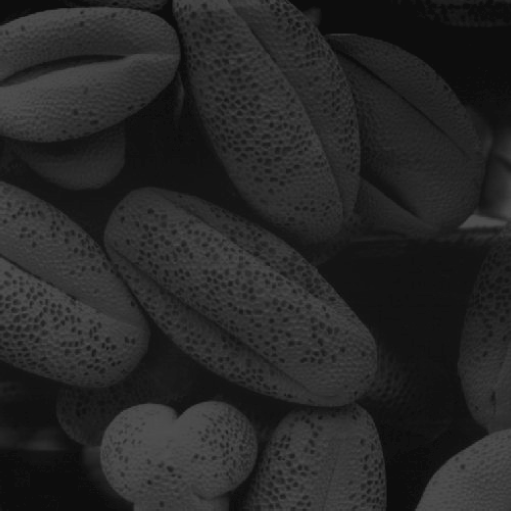
%> input picture 202204/MATLAB_CODES/data/Fig0208(a).tif, 1021 x 1021 px, given in place of Fig0203(a)(chest-xray).tif, which was not available (shown at 1/2 size)
$ octave a20220901_01.m   (GNU Octave 9; MATLAB toolbox functions it lacks are replaced by stand-ins)
%> lines starting %> are read from the running program, lines starting %| are printed output that depends on the picture; in (x1, y1, x2, y2) boxes, pixels count from 0 and x2, y2 are one past the last pixel; in counts of white or black regions, pixels touching at a corner belong together; the program's own positions count from 1; pictures that were not available may be replaced by others from this repository, and a replacement may not be noted
%% imshow
clc
clear

I =  imread('.\data\matlab_book_example_picture\dipum_images_ch02\Fig0203(a)(chest-xray).tif');
%> I is the input picture: size 1021x1021 uint8; min 13, max 83, mean 38.8
figure,subplot(121),imshow(I),subplot(122),imhist(I)
axis tight %% axis number a^10 values
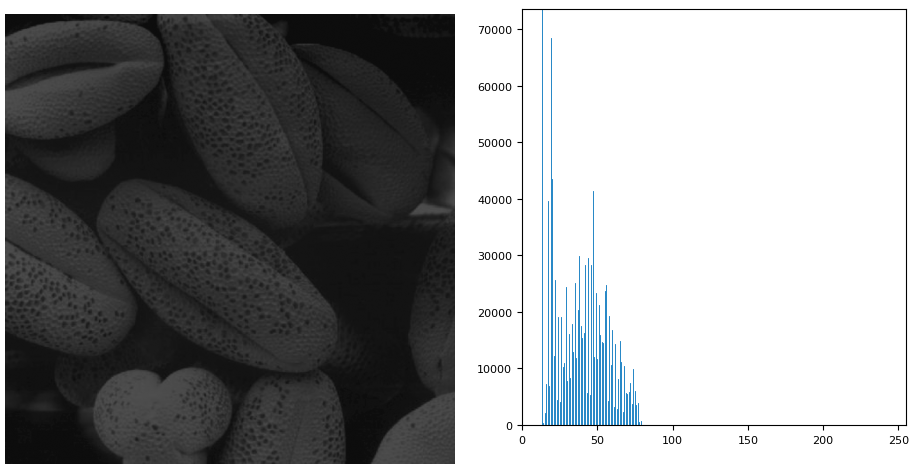
%> figure redrawn from the program's plot data, 2 panels

%% dynamic range low
class(I)
%> ans = 'uint8'
min(I(:))
%> ans = 13
max(I(:))
%> ans = 83
figure,imshow(I,[])

%% save picture
clc,clear
f = imread('.\data\matlab_book_example_picture\dipum_images_ch02\Fig0206(a)(rose-original).tif');
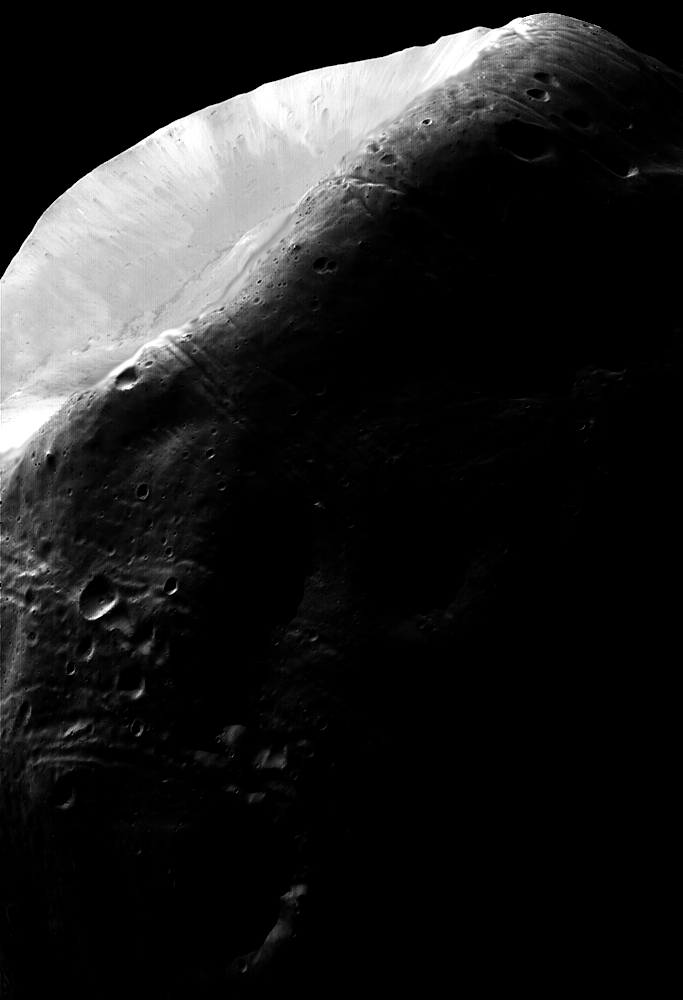
%> input picture 202204/MATLAB_CODES/data/Fig0210(a).tif, 683 x 1000 px, given in place of Fig0206(a)(rose-original).tif, which was not available
%> f is the input picture: size 1000x683 uint8; min 0, max 255, mean 31.7
figure,imshow(f);
print -f3 -dtiff -r300 .\data\process_on_way\hi_res_rose

%% im2uint8
clc
clear
f1 = [-0.5 ,0.5 ,0.75 ,1.5]
g1 = im2uint8(f1) ,f1
f2 = uint8(f1*100) ,f2
f3 = f1*100
g3 = im2uint8(f3) ,g3
f4 = uint16(f1 * 50000),f4
g4 = im2uint8(f4)

%% im2bw
%% 0-1 white-black
clc,clear
I = imread('./data/Fig0228(a).tif');
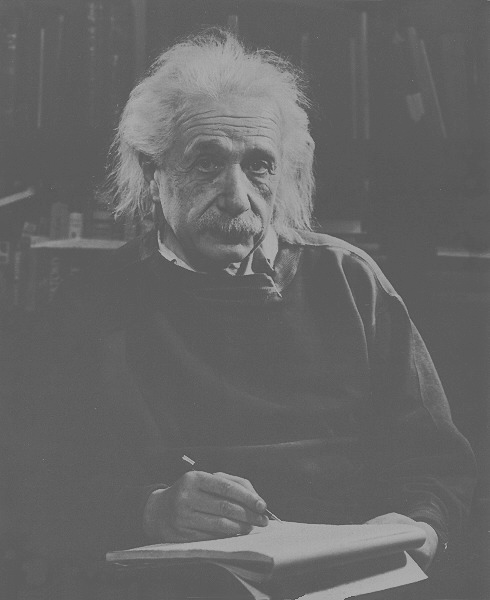
%> input picture 202204/MATLAB_CODES/data/Fig0228(a).tif, 490 x 600 px
%> I is the input picture: size 600x490 uint8; min 74, max 178, mean 102.4
imshow(I)
BW = im2bw(I ,0.36);
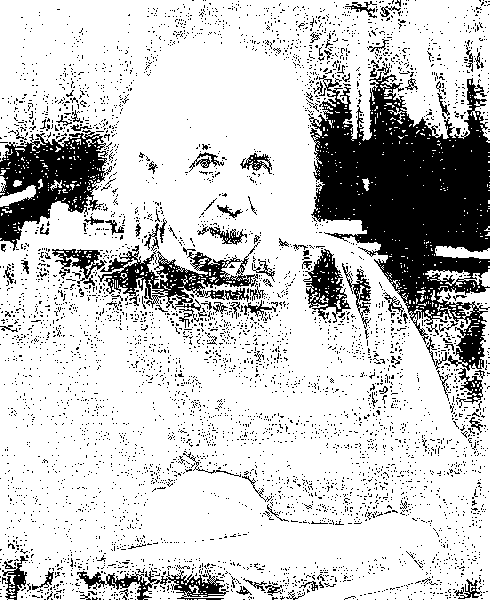
%> BW: size 600x490 logical; 79.7% white; 4879 black regions (4771 under 20 px), largest, box (x1, y1, x2, y2) and area: (308, 72, 490, 371) 27247, (0, 130, 112, 251) 6546, (98, 242, 260, 311) 3774
figure,imshow(BW)

%% imabsdiff
%%
clc,clear
I = imread('./data/Fig0217(a).tif');
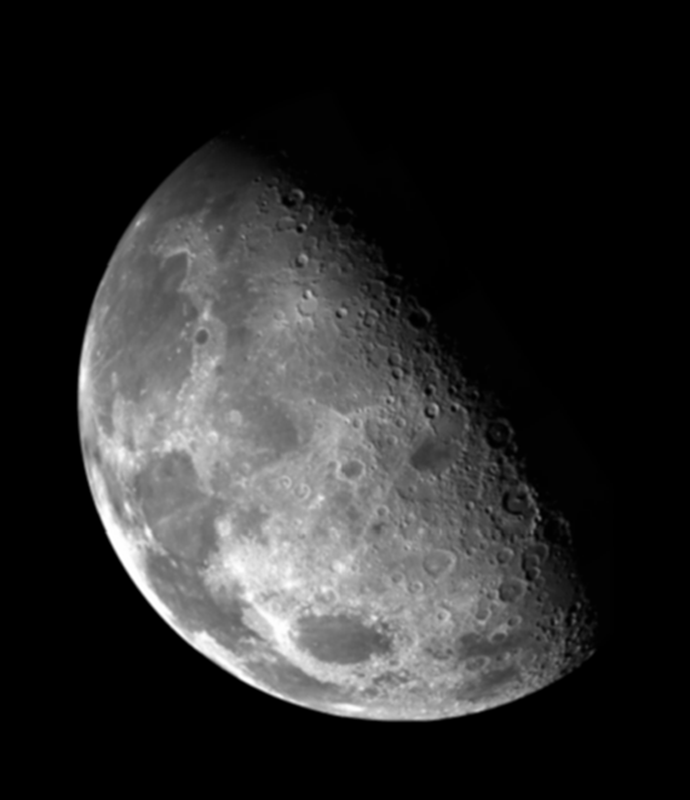
%> input picture 202204/MATLAB_CODES/data/Fig0217(a).tif, 690 x 800 px
%> I is the input picture: size 800x690 uint8; min 0, max 255, mean 42.7
J3 = uint8(filter2(fspecial('gaussian') ,I));
K = imabsdiff(I,J3);
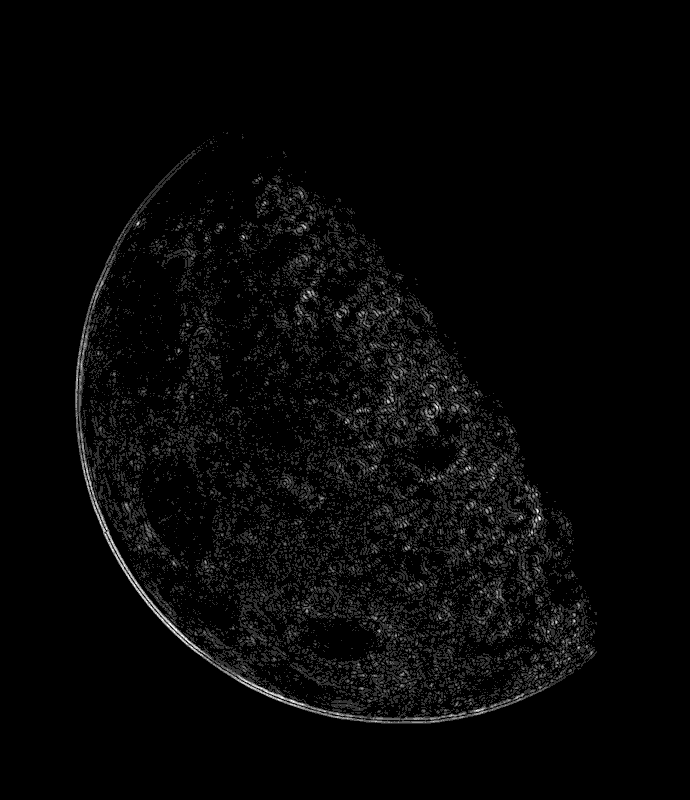
%> K: size 800x690 uint8; min 0, max 5, mean 0.129; drawn with min black and max white
imshow(K,[]);

%% image nor
%%
clc ,clear
bw = imread('./data/Fig0217(a).tif');
bw2 = imcomplement(bw);
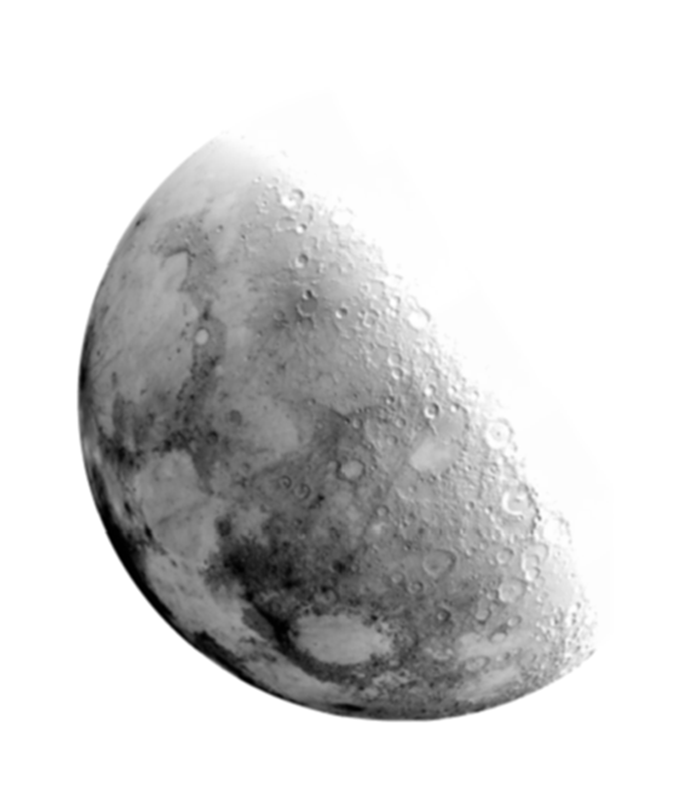
%> bw2: size 800x690 uint8; min 0, max 255, mean 212.3
subplot(1 ,2 ,1),imshow(bw)
subplot(1 ,2 ,2),imshow(bw2)

%% im2double
%%
